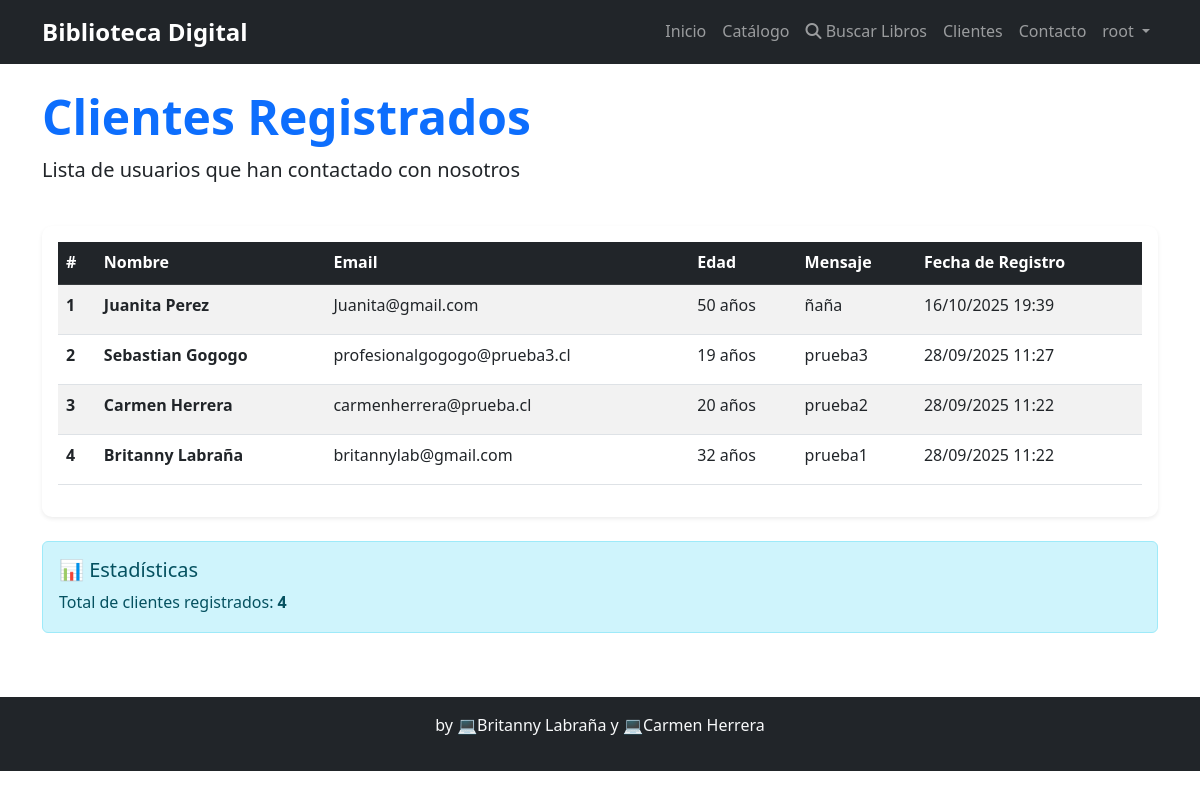
The app's page /libreria/clientes/ (signed in) with its own data.
### libreria/models.py (models this page shows, shortened)
class Contacto(models.Model):
    nombre = models.CharField(max_length=100)
    email = models.EmailField()
    edad = models.PositiveIntegerField()
    mensaje = models.TextField()
    fecha = models.DateTimeField(auto_now_add=True)

### libreria/views.py (the view)
# urls.py: path('clientes/', views.clientes, name='clientes'),
def clientes(request):
    contactos = Contacto.objects.all().order_by('-fecha')
    return render(request, 'libreria/clientes.html', {'contactos': contactos})

### templates/libreria/clientes.html (shortened to what this page needs)
{% extends "libreria/base.html" %}
{% block content %}
<div class="row mb-4">
    <div class="col-12">
        <h1 class="display-5 fw-bold text-primary">Clientes Registrados</h1>
        <p class="lead">Lista de usuarios que han contactado con nosotros</p>
    </div>
</div>
<div class="row">
    <div class="col-12">
        <div class="card shadow-sm">
            <div class="card-body">
                {% if contactos %}
                <div class="table-responsive">
                    <table class="table table-striped table-hover">
                        <thead class="table-dark">
                            <tr>
                                <th scope="col">#</th>
                                <th scope="col">Nombre</th>
                                <th scope="col">Email</th>
                                <th scope="col">Edad</th>
                                <th scope="col">Mensaje</th>
                                <th scope="col">Fecha de Registro</th>
                            </tr>
                        </thead>
                        <tbody>
                            {% for contacto in contactos %}
                            <tr>
                                <th scope="row">{{ forloop.counter }}</th>
                                <td class="fw-bold">{{ contacto.nombre }}</td>
                                <td>{{ contacto.email }}</td>
                                <td>{{ contacto.edad }} años</td>
                                <td>
                                    <span class="text-truncate d-inline-block" style="max-width: 200px;" title="{{ contacto.mensaje }}">
                                        {{ contacto.mensaje|truncatechars:50 }}
                                    </span>
                                </td>
                                <td>{{ contacto.fecha|date:"d/m/Y H:i" }}</td>
                            </tr>
                            {% endfor %}
                        </tbody>
                    </table>
                </div>
                {% endif %}
            </div>
        </div>
    </div>
</div>
<div class="row mt-4">
    <div class="col-12">
        <div class="alert alert-info">
            <h5 class="alert-heading">📊 Estadísticas</h5>
            <p class="mb-0">
                Total de clientes registrados: <strong>{{ contactos|length }}</strong>
            </p>
        </div>
    </div>
</div>
{% endblock %}

### templates/libreria/base.html (shortened to what this page needs)
<!DOCTYPE html>
<html lang="es">
{% load static %}
<head>
    <link href="https://cdn.jsdelivr.net/npm/bootstrap@5.3.0/dist/css/bootstrap.min.css" rel="stylesheet">
    <link rel="stylesheet" href="https://cdnjs.cloudflare.com/ajax/libs/font-awesome/6.4.0/css/all.min.css">
    <link rel="stylesheet" href="{% static 'css/style.css' %}">
</head>
<body>
    <nav class="navbar navbar-expand-lg navbar-dark bg-dark">
        <div class="container">
            <a class="navbar-brand" href="{% url 'libreria:home' %}">Biblioteca Digital</a>
            <div class="collapse navbar-collapse" id="navbarNav">
                <ul class="navbar-nav ms-auto">
                    <li class="nav-item">
                        <a class="nav-link" href="{% url 'libreria:home' %}">Inicio</a>
                    </li>
                    <li class="nav-item">
                        <a class="nav-link" href="{% url 'libreria:catalogo' %}">Catálogo</a>
                    </li>
                    <li class="nav-item">
                        <a class="nav-link" href="{% url 'libreria:api_libros' %}">
                            <i class="fas fa-search"></i> Buscar Libros
                        </a>
                    </li>
                    <li class="nav-item">
                        <a class="nav-link" href="{% url 'libreria:clientes' %}">Clientes</a>
                    </li>
                     {% if user.is_authenticated %}
                    <li class="nav-item">
                        <a class="nav-link" href="{% url 'libreria:contacto' %}">Contacto</a>
                    </li>
                    {% endif %}
                    {% if user.is_authenticated %}
                        <li class="nav-item dropdown">
                            <a class="nav-link dropdown-toggle" href="#" id="navbarDropdown" role="button"
                               data-bs-toggle="dropdown" aria-expanded="false">
                                {{ user.username }}
                            </a>
                        </li>
                    {% else %}
                        <li class="nav-item">
                            <a class="nav-link" href="{% url 'libreria:login' %}">Iniciar sesión</a>
                        </li>
                    {% endif %}
                </ul>
            </div>
        </div>
    </nav>
    <main class="container my-4">
        {% block content %}{% endblock %}
    </main>
    <footer class="bg-dark text-light text-center py-3 mt-5">
        <div class="container">
            <p>by 💻Britanny Labraña y 💻Carmen Herrera</p>
        </div>
    </footer>
</body>
</html>

### static/css/style.css (style rules this page uses)
:root { --primary-color: #0d6efd; --secondary-color: #6c757d; --success-color: #198754; --info-color: #0dcaf0; --warning-color: #ffc107; --danger-color: #dc3545; --light-color: #f8f9fa; --dark-color: #212529; }
body { font-family: 'Segoe UI', Tahoma, Geneva, Verdana, sans-serif; line-height: 1.6; }
.text-primary { color: var(--primary-color) !important; }
.card { transition: transform 0.3s ease, box-shadow 0.3s ease; border: none; border-radius: 10px; }
.navbar-brand { font-weight: bold; font-size: 1.5rem; }
.nav-link { font-weight: 500; transition: color 0.3s ease; }
footer { margin-top: auto; }
.card { animation: fadeInUp 0.6s ease-out; }

### records on screen
Contacto: nombre "Juanita Perez", email "Juanita@gmail.com", edad "50", mensaje "ñaña", fecha "16/10/2025 19:39"
Contacto: nombre "Sebastian Gogogo", email "profesionalgogogo@prueba3.cl", edad "19", mensaje "prueba3", fecha "28/09/2025 11:27"
Contacto: nombre "Carmen Herrera", email "carmenherrera@prueba.cl", edad "20", mensaje "prueba2", fecha "28/09/2025 11:22"
Contacto: nombre "Britanny Labraña", email "britannylab@gmail.com", edad "32", mensaje "prueba1", fecha "28/09/2025 11:22"

### other values on screen
{{ user.username }} "root"
{{ contactos|length }} "4"
